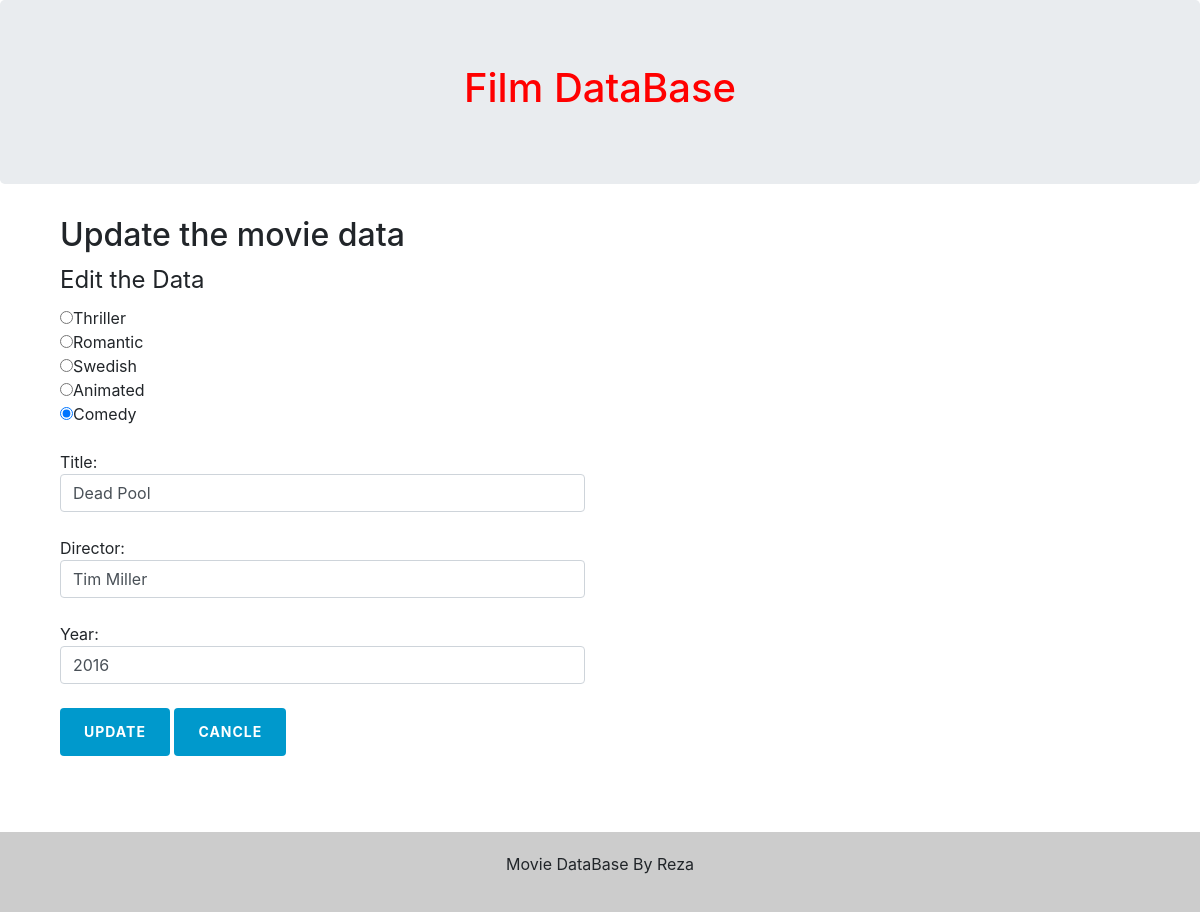
The app's page /edit.php?Did=18 with its own data.
### tables this page shows
CREATE TABLE `bibliotek` (
  `id` int(11) NOT NULL,
  `title` text NOT NULL,
  `director` text NOT NULL,
  `year` int(11) NOT NULL,
  `categoryID` int(11) NOT NULL
);

### edit.php (the view, shortened to what this page needs)
<?php
require_once('action/update.php');
if(isset($_GET['Did'])) {
    $Did = filter_var($_GET['Did'], FILTER_SANITIZE_NUMBER_INT);
    $stmt = $conn->prepare('SELECT * FROM bibliotek WHERE id = ?');
    $stmt->bind_param('i', $Did);
    $stmt->execute();
    $result = $stmt->get_result();
    $row = $result->fetch_assoc();
}
?>
<!DOCTYPE html>
<html lang="en">
    <head>
        <link rel="stylesheet" href="https://maxcdn.bootstrapcdn.com/bootstrap/4.0.0-alpha.6/css/bootstrap.min.css">
        <link href="css/style.css" rel="stylesheet">
    </head>
    <body>
        <div class="jumbotron">
            <div class="container text-center">
                <h1>Film DataBase</h1>
            </div>
        </div>
        <div class="container">
            <div class="col-sm-10">
                <h2>Update the movie data</h2>
            </div>
            <div class="col-sm-6">
                <fieldset>
                    <legend>Edit the Data</legend>
                    <form action="action/update.php" method="POST" class="form-group">
                        <input type="radio" name="val" value="1" <?php if(1 == $row['categoryID']){echo "checked";} ?>>Thriller</input><br>
                        <input type="radio" name="val" value="2" <?php if(2 == $row['categoryID']){echo "checked";} ?>>Romantic</input><br>
                        <input type="radio" name="val" value="3" <?php if(3 == $row['categoryID']){echo "checked";} ?>>Swedish</input><br>
                        <input type="radio" name="val" value="4" <?php if(4 == $row['categoryID']){echo "checked";} ?>>Animated</input><br>
                        <input type="radio" name="val" value="5" <?php if(5 == $row['categoryID']){echo "checked";} ?>>Comedy</input><br><br>
                        Title:   <input class="form-control" type="text" name="title" value="<?php echo $row['title'];?>"></input><br>
                        Director:<input class="form-control" type="text" name="director" value="<?php echo $row['director'];?>"></input><br>
                        Year:    <input class="form-control" type="text" name="year" value="<?php echo $row['year'];?>"></input><br>
                        <input class="btn btn-default" type="submit" name="update" value="Update">
                        <input class="btn btn-default" type='submit' name='cancel' value='Cancle'>
                    </form>
                </fieldset>
            </div>
        </div>
        <footer class="container-fluid text-center">
            <p>Movie DataBase By Reza</p>
        </footer>
    </body>
</html>

### css/style.css (style rules this page uses)
html, body { height: 100% }
.container .h1, .container h1 { color: red; }
footer { padding: 20px; margin-top: 60px; background: #ccc; }
.btn-default { color: #fff; background-color: #0495c9; border-color: #357ebd; }
.btn { display: inline-block; padding: 6px 12px; margin-bottom: 0; font-size: 14px; font-weight: normal; line-height: 1.42857143; text-align: center; white-space: nowrap; vertical-align: middle; cursor: pointer; -webkit-user-select: none; -moz-user-select: none; -ms-user-select: none; user-select: none; background-image: none; border: 1px solid transparent; border-radius: 4px; padding: 10px 16px; }
.btn-default { color: #fff; background-color: #428bca; border-color: #357ebd; }
.btn { padding: 14px 24px; border: 0 none; font-weight: 700; letter-spacing: 1px; text-transform: uppercase; }
.btn-default { background: #0099cc; color: #ffffff; }

### records on screen
bibliotek: categoryID "☑", title "Dead Pool", director "Tim Miller", year "2016"
